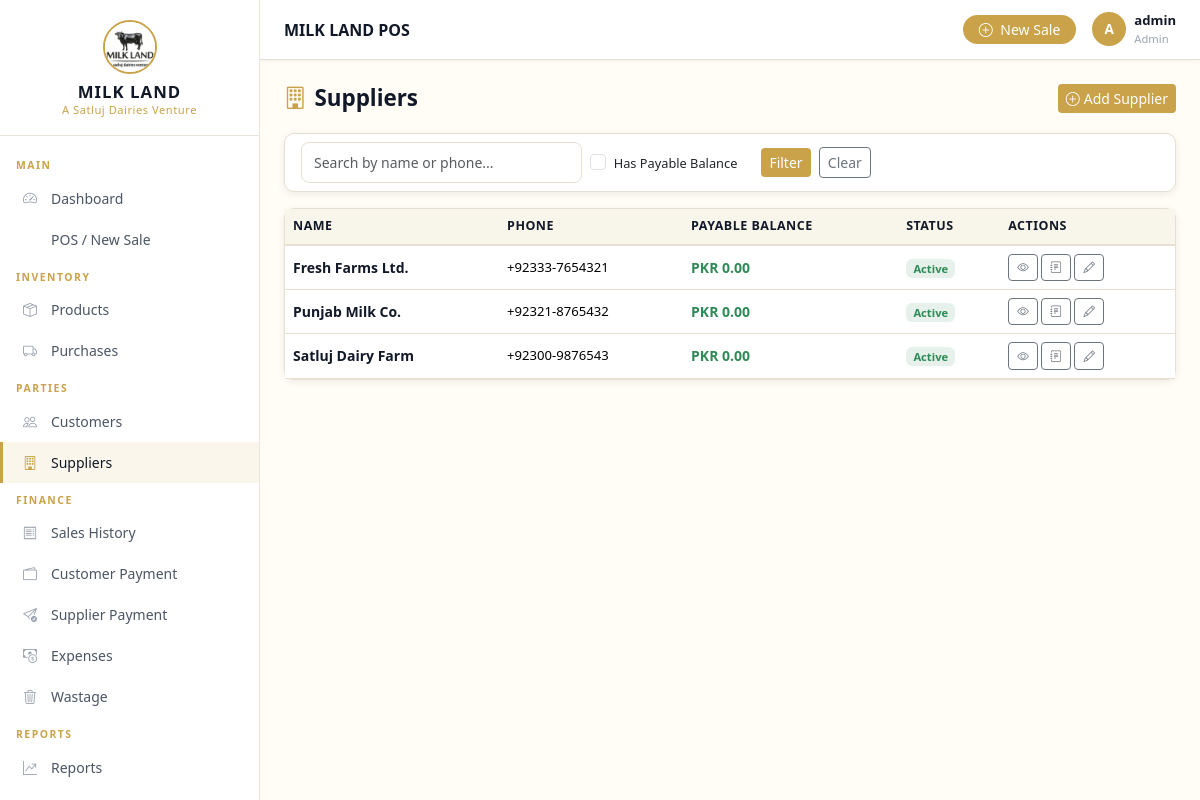
Page /suppliers/ (signed in) on the committed database.
### apps/parties/models.py (models this page shows, shortened)
class Supplier(models.Model):
    name = models.CharField(max_length=200)
    phone = models.CharField(max_length=20, blank=True)
    address = models.TextField(blank=True)
    opening_balance = models.DecimalField(max_digits=12, decimal_places=2, default=Decimal('0.00'))
    current_balance = models.DecimalField(max_digits=12, decimal_places=2, default=Decimal('0.00'))
    notes = models.TextField(blank=True)
    is_active = models.BooleanField(default=True)
    created_at = models.DateTimeField(auto_now_add=True)
    updated_at = models.DateTimeField(auto_now=True)
    class Meta:
        ordering = ['name']

### apps/parties/views.py (the view)
# urls.py: path('suppliers/', views.supplier_list, name='supplier_list'),
@login_required
def supplier_list(request):
    suppliers = Supplier.objects.all()
    query = request.GET.get('q', '')
    payable = request.GET.get('payable', '')
    if query:
        suppliers = suppliers.filter(name__icontains=query) | suppliers.filter(phone__icontains=query)
    if payable:
        suppliers = suppliers.filter(current_balance__gt=0)
    paginator = Paginator(suppliers, 20)
    page = request.GET.get('page')
    return render(request, 'parties/supplier_list.html', {
        'suppliers': paginator.get_page(page),
        'query': query,
        'payable': payable,
    })

### apps/core/context_processors.py (called while the page is built)
def business_settings(request):
    settings = BusinessSettings.get_settings()
    return {'business': settings}

### apps/core/models.py (called while the page is built)
    @classmethod
    def get_settings(cls):
        obj, _ = cls.objects.get_or_create(pk=1)
        return obj

### templates/parties/supplier_list.html (shortened to what this page needs)
{% extends 'base.html' %}
{% load app_filters %}
{% block content %}
<div class="page-header">
  <h1><i class="bi bi-building me-2 text-gold"></i>Suppliers</h1>
  <a href="{% url 'parties:supplier_add' %}" class="btn btn-gold btn-sm"><i class="bi bi-plus-circle me-1"></i>Add Supplier</a>
</div>
<div class="card mb-3">
  <div class="card-body py-2">
    <form method="get" class="row g-2 align-items-center">
      <div class="col-sm-4"><input type="text" name="q" class="form-control form-control-sm" placeholder="Search by name or phone..." value="{{ query }}"></div>
      <div class="col-sm-auto">
        <div class="form-check form-check-inline">
          <input type="checkbox" name="payable" id="hasPayable" class="form-check-input" {% if payable %}checked{% endif %} value="1">
          <label for="hasPayable" class="form-check-label" style="font-size:0.8rem;">Has Payable Balance</label>
        </div>
      </div>
      <div class="col-sm-auto">
        <button type="submit" class="btn btn-gold btn-sm">Filter</button>
        <a href="{% url 'parties:supplier_list' %}" class="btn btn-outline-secondary btn-sm ms-1">Clear</a>
      </div>
    </form>
  </div>
</div>
<div class="card">
  <div class="card-body p-0">
    <table class="table table-hover mb-0">
      <thead><tr><th>Name</th><th>Phone</th><th>Payable Balance</th><th>Status</th><th>Actions</th></tr></thead>
      <tbody>
        {% for supplier in suppliers %}
        <tr>
          <td><a href="{% url 'parties:supplier_detail' supplier.pk %}" style="color:var(--text-dark);font-weight:600;text-decoration:none;">{{ supplier.name }}</a></td>
          <td style="font-size:0.82rem;">{{ supplier.phone|default:"-" }}</td>
          <td>
            {% if supplier.current_balance > 0 %}
            <strong style="color:var(--danger-red);">PKR {{ supplier.current_balance|floatformat:2 }}</strong>
            {% else %}
            <span style="color:var(--success-green);font-weight:600;">PKR 0.00</span>
            {% endif %}
          </td>
          <td>{% if supplier.is_active %}<span class="badge" style="background:rgba(46,139,87,0.12);color:var(--success-green);font-size:0.7rem;">Active</span>{% else %}<span class="badge bg-secondary" style="font-size:0.7rem;">Inactive</span>{% endif %}</td>
          <td>
            <a href="{% url 'parties:supplier_detail' supplier.pk %}" class="btn btn-sm btn-outline-secondary" style="font-size:0.72rem;" title="View"><i class="bi bi-eye"></i></a>
            <a href="{% url 'parties:supplier_ledger' supplier.pk %}" class="btn btn-sm btn-outline-secondary" style="font-size:0.72rem;" title="Ledger"><i class="bi bi-journal-text"></i></a>
            <a href="{% url 'parties:supplier_edit' supplier.pk %}" class="btn btn-sm btn-outline-secondary" style="font-size:0.72rem;" title="Edit"><i class="bi bi-pencil"></i></a>
          </td>
        </tr>
        {% empty %}
        <tr><td colspan="5" class="text-center text-muted py-4">No suppliers. <a href="{% url 'parties:supplier_add' %}">Add one</a></td></tr>
        {% endfor %}
      </tbody>
    </table>
  </div>
</div>
{% endblock %}

### templates/partials/navbar.html (shortened to what this page needs)
{% load static %}
<header class="top-navbar">
  <div class="d-flex align-items-center gap-3">
    <span class="page-title">{% block navbar_title %}MILK LAND POS{% endblock %}</span>
  </div>
  <div class="navbar-right">
    <a href="{% url 'sales:pos' %}" class="btn btn-sm btn-gold rounded-pill px-3">
      <i class="bi bi-plus-circle me-1"></i> New Sale
    </a>
    <div class="navbar-user">
      <div class="user-avatar">{{ user.username|first|upper }}</div>
      <div>
        <div style="font-size:0.82rem;font-weight:600;">{{ user.get_full_name|default:user.username }}</div>
        <div style="font-size:0.7rem;color:#9CA3AF;">{% if user.is_staff %}Admin{% else %}Sales Staff{% endif %}</div>
      </div>
    </div>
  </div>
</header>

### static/css/style.css (style rules this page uses)
:root { --primary-dark: #111827; --secondary-dark: #1F2937; --cream-bg: #FFFDF5; --soft-cream: #F8F5EA; --accent-gold: #C9A24A; --success-green: #2E8B57; --border-color: #E5E0D1; --danger-red: #DC3545; --sidebar-width: 260px; --sidebar-bg: #111827; --navbar-height: 60px; --text-light: #6B7280; --text-dark: #111827; --card-shadow: 0 2px 8px rgba(0,0,0,0.08); }
* { box-sizing: border-box; }
body { font-family: 'Segoe UI', system-ui, -apple-system, sans-serif; background-color: var(--cream-bg); color: var(--text-dark); margin: 0; }
.top-navbar { position: sticky; top: 0; height: var(--navbar-height); background: #fff; border-bottom: 1px solid var(--border-color); display: flex; align-items: center; justify-content: space-between; padding: 0 24px; z-index: 100; box-shadow: 0 1px 4px rgba(0,0,0,0.06); }
.top-navbar .page-title { font-weight: 600; font-size: 1rem; color: var(--text-dark); }
.top-navbar .navbar-right { display: flex; align-items: center; gap: 16px; }
.navbar-user { display: flex; align-items: center; gap: 8px; font-size: 0.85rem; color: var(--text-dark); }
.navbar-user .user-avatar { width: 34px; height: 34px; border-radius: 50%; background: var(--accent-gold); display: flex; align-items: center; justify-content: center; color: #fff; font-weight: 700; font-size: 0.85rem; }
.card { border: 1px solid var(--border-color); border-radius: 10px; box-shadow: var(--card-shadow); background: #fff; }
.btn-gold { background: var(--accent-gold); color: #fff; border: none; }
.table { font-size: 0.875rem; }
.table th { background: var(--soft-cream); color: var(--text-dark); font-weight: 600; font-size: 0.78rem; text-transform: uppercase; letter-spacing: 0.5px; border-bottom: 2px solid var(--border-color); }
.table td { vertical-align: middle; border-color: var(--border-color); }
.form-control, .form-select { border: 1px solid var(--border-color); border-radius: 8px; padding: 9px 12px; font-size: 0.875rem; background: #fff; transition: border-color 0.2s, box-shadow 0.2s; }
.page-header { display: flex; align-items: center; justify-content: space-between; margin-bottom: 20px; flex-wrap: wrap; gap: 12px; }
.page-header h1 { font-size: 1.4rem; font-weight: 700; color: var(--text-dark); margin: 0; }
.text-gold { color: var(--accent-gold) !important; }

### rows in the picture
Supplier: name "Fresh Farms Ltd.", phone "+92333-7654321", current_balance "PKR 0.00", is_active "Active"
Supplier: name "Punjab Milk Co.", phone "+92321-8765432", current_balance "PKR 0.00", is_active "Active"
Supplier: name "Satluj Dairy Farm", phone "+92300-9876543", current_balance "PKR 0.00", is_active "Active"

### other values in the picture
{{ user.username|first|upper }} "A"
{{ user.get_full_name|default:user.username }} "admin"
